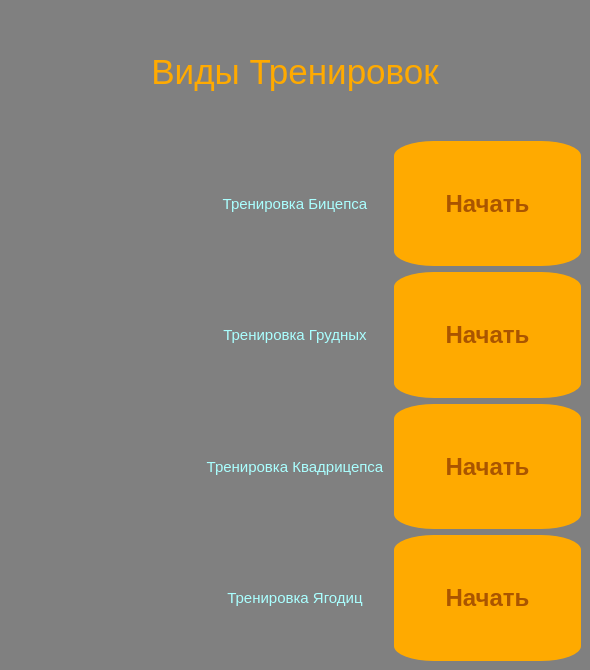
<?xml version="1.0" encoding="UTF-8"?>
<ui version="4.0">
 <class>MainWindow</class>
 <widget class="QMainWindow" name="MainWindow">
  <property name="geometry">
   <rect>
    <x>0</x>
    <y>0</y>
    <width>590</width>
    <height>670</height>
   </rect>
  </property>
  <property name="windowTitle">
   <string>Фитнес Инструктор</string>
  </property>
  <property name="styleSheet">
   <string notr="true">background-color: rgb(128, 128, 128);</string>
  </property>
  <widget class="QWidget" name="centralwidget">
   <layout class="QVBoxLayout" name="verticalLayout_3">
    <item>
     <layout class="QVBoxLayout" name="verticalLayout_2">
      <item>
       <widget class="QLabel" name="label">
        <property name="font">
         <font>
          <pointsize>26</pointsize>
          <italic>false</italic>
          <bold>false</bold>
          <strikeout>false</strikeout>
          <kerning>true</kerning>
         </font>
        </property>
        <property name="styleSheet">
         <string notr="true">color: rgb(255, 170, 0);</string>
        </property>
        <property name="text">
         <string>Виды Тренировок</string>
        </property>
        <property name="alignment">
         <set>Qt::AlignCenter</set>
        </property>
       </widget>
      </item>
      <item>
       <layout class="QHBoxLayout" name="horizontalLayout">
        <item>
         <widget class="QPushButton" name="typeWorkout1">
          <property name="sizePolicy">
           <sizepolicy hsizetype="Minimum" vsizetype="Preferred">
            <horstretch>0</horstretch>
            <verstretch>0</verstretch>
           </sizepolicy>
          </property>
          <property name="cursor">
           <cursorShape>PointingHandCursor</cursorShape>
          </property>
          <property name="styleSheet">
           <string notr="true">QPushButton {
background-color: transparent;
background: none;
border: none;
background-repeat: none;
}</string>
          </property>
          <property name="text">
           <string/>
          </property>
         </widget>
        </item>
        <item>
         <widget class="QLabel" name="label_2">
          <property name="font">
           <font>
            <pointsize>11</pointsize>
            <italic>false</italic>
            <bold>false</bold>
            <strikeout>false</strikeout>
            <kerning>true</kerning>
           </font>
          </property>
          <property name="acceptDrops">
           <bool>false</bool>
          </property>
          <property name="autoFillBackground">
           <bool>false</bool>
          </property>
          <property name="styleSheet">
           <string notr="true">color: rgb(170, 255, 255);</string>
          </property>
          <property name="text">
           <string>Тренировка Бицепса</string>
          </property>
          <property name="alignment">
           <set>Qt::AlignCenter</set>
          </property>
         </widget>
        </item>
        <item>
         <widget class="QPushButton" name="startTraining1">
          <property name="sizePolicy">
           <sizepolicy hsizetype="Preferred" vsizetype="Preferred">
            <horstretch>0</horstretch>
            <verstretch>0</verstretch>
           </sizepolicy>
          </property>
          <property name="font">
           <font>
            <pointsize>18</pointsize>
            <italic>false</italic>
            <bold>true</bold>
            <underline>false</underline>
            <kerning>true</kerning>
           </font>
          </property>
          <property name="cursor">
           <cursorShape>PointingHandCursor</cursorShape>
          </property>
          <property name="styleSheet">
           <string notr="true">border-radius: 40px 15px 40px 15px;
background-color: rgb(255, 170, 0);
color: rgb(170, 85, 0);</string>
          </property>
          <property name="text">
           <string>Начать</string>
          </property>
         </widget>
        </item>
       </layout>
      </item>
      <item>
       <layout class="QHBoxLayout" name="horizontalLayout_3">
        <item>
         <widget class="QPushButton" name="typeWorkout2">
          <property name="sizePolicy">
           <sizepolicy hsizetype="Minimum" vsizetype="Preferred">
            <horstretch>0</horstretch>
            <verstretch>0</verstretch>
           </sizepolicy>
          </property>
          <property name="cursor">
           <cursorShape>PointingHandCursor</cursorShape>
          </property>
          <property name="styleSheet">
           <string notr="true">QPushButton {
background-color: transparent;
background: none;
border: none;
background-repeat: none;
}</string>
          </property>
          <property name="text">
           <string/>
          </property>
         </widget>
        </item>
        <item>
         <widget class="QLabel" name="label_3">
          <property name="font">
           <font>
            <pointsize>11</pointsize>
            <italic>false</italic>
            <bold>false</bold>
            <strikeout>false</strikeout>
            <kerning>true</kerning>
           </font>
          </property>
          <property name="acceptDrops">
           <bool>false</bool>
          </property>
          <property name="autoFillBackground">
           <bool>false</bool>
          </property>
          <property name="styleSheet">
           <string notr="true">color: rgb(170, 255, 255);</string>
          </property>
          <property name="text">
           <string>Тренировка Грудных</string>
          </property>
          <property name="alignment">
           <set>Qt::AlignCenter</set>
          </property>
         </widget>
        </item>
        <item>
         <widget class="QPushButton" name="startTraining2">
          <property name="sizePolicy">
           <sizepolicy hsizetype="Preferred" vsizetype="Preferred">
            <horstretch>0</horstretch>
            <verstretch>0</verstretch>
           </sizepolicy>
          </property>
          <property name="font">
           <font>
            <pointsize>18</pointsize>
            <italic>false</italic>
            <bold>true</bold>
            <underline>false</underline>
            <kerning>true</kerning>
           </font>
          </property>
          <property name="cursor">
           <cursorShape>PointingHandCursor</cursorShape>
          </property>
          <property name="styleSheet">
           <string notr="true">border-radius: 40px 15px 40px 15px;
background-color: rgb(255, 170, 0);
color: rgb(170, 85, 0);</string>
          </property>
          <property name="text">
           <string>Начать</string>
          </property>
         </widget>
        </item>
       </layout>
      </item>
      <item>
       <layout class="QHBoxLayout" name="horizontalLayout_4">
        <item>
         <widget class="QPushButton" name="typeWorkout3">
          <property name="enabled">
           <bool>true</bool>
          </property>
          <property name="sizePolicy">
           <sizepolicy hsizetype="Minimum" vsizetype="Preferred">
            <horstretch>0</horstretch>
            <verstretch>0</verstretch>
           </sizepolicy>
          </property>
          <property name="cursor">
           <cursorShape>PointingHandCursor</cursorShape>
          </property>
          <property name="styleSheet">
           <string notr="true">QPushButton {
background-color: transparent;
background: none;
border: none;
background-repeat: none;
}</string>
          </property>
          <property name="text">
           <string/>
          </property>
         </widget>
        </item>
        <item>
         <widget class="QLabel" name="label_4">
          <property name="font">
           <font>
            <pointsize>11</pointsize>
            <italic>false</italic>
            <bold>false</bold>
            <strikeout>false</strikeout>
            <kerning>true</kerning>
           </font>
          </property>
          <property name="acceptDrops">
           <bool>false</bool>
          </property>
          <property name="autoFillBackground">
           <bool>false</bool>
          </property>
          <property name="styleSheet">
           <string notr="true">color: rgb(170, 255, 255);</string>
          </property>
          <property name="text">
           <string>Тренировка Квадрицепса</string>
          </property>
          <property name="alignment">
           <set>Qt::AlignCenter</set>
          </property>
         </widget>
        </item>
        <item>
         <widget class="QPushButton" name="startTraining3">
          <property name="sizePolicy">
           <sizepolicy hsizetype="Preferred" vsizetype="Preferred">
            <horstretch>0</horstretch>
            <verstretch>0</verstretch>
           </sizepolicy>
          </property>
          <property name="font">
           <font>
            <pointsize>18</pointsize>
            <italic>false</italic>
            <bold>true</bold>
            <underline>false</underline>
            <kerning>true</kerning>
           </font>
          </property>
          <property name="cursor">
           <cursorShape>PointingHandCursor</cursorShape>
          </property>
          <property name="styleSheet">
           <string notr="true">border-radius: 40px 15px 40px 15px;
background-color: rgb(255, 170, 0);
color: rgb(170, 85, 0);</string>
          </property>
          <property name="text">
           <string>Начать</string>
          </property>
         </widget>
        </item>
       </layout>
      </item>
      <item>
       <layout class="QHBoxLayout" name="horizontalLayout_5">
        <item>
         <widget class="QPushButton" name="typeWorkout4">
          <property name="sizePolicy">
           <sizepolicy hsizetype="Minimum" vsizetype="Preferred">
            <horstretch>0</horstretch>
            <verstretch>0</verstretch>
           </sizepolicy>
          </property>
          <property name="cursor">
           <cursorShape>PointingHandCursor</cursorShape>
          </property>
          <property name="styleSheet">
           <string notr="true">QPushButton {
background-color: transparent;
background: none;
border: none;
background-repeat: none;
}</string>
          </property>
          <property name="text">
           <string/>
          </property>
         </widget>
        </item>
        <item>
         <widget class="QLabel" name="label_5">
          <property name="font">
           <font>
            <pointsize>11</pointsize>
            <italic>false</italic>
            <bold>false</bold>
            <strikeout>false</strikeout>
            <kerning>true</kerning>
           </font>
          </property>
          <property name="acceptDrops">
           <bool>false</bool>
          </property>
          <property name="autoFillBackground">
           <bool>false</bool>
          </property>
          <property name="styleSheet">
           <string notr="true">color: rgb(170, 255, 255);</string>
          </property>
          <property name="text">
           <string>Тренировка Ягодиц</string>
          </property>
          <property name="alignment">
           <set>Qt::AlignCenter</set>
          </property>
         </widget>
        </item>
        <item>
         <widget class="QPushButton" name="startTraining4">
          <property name="sizePolicy">
           <sizepolicy hsizetype="Preferred" vsizetype="Preferred">
            <horstretch>0</horstretch>
            <verstretch>0</verstretch>
           </sizepolicy>
          </property>
          <property name="font">
           <font>
            <pointsize>18</pointsize>
            <italic>false</italic>
            <bold>true</bold>
            <underline>false</underline>
            <kerning>true</kerning>
           </font>
          </property>
          <property name="cursor">
           <cursorShape>PointingHandCursor</cursorShape>
          </property>
          <property name="styleSheet">
           <string notr="true">border-radius: 40px 15px 40px 15px;
background-color: rgb(255, 170, 0);
color: rgb(170, 85, 0);</string>
          </property>
          <property name="text">
           <string>Начать</string>
          </property>
         </widget>
        </item>
       </layout>
      </item>
     </layout>
    </item>
   </layout>
  </widget>
 </widget>
 <resources/>
 <connections/>
</ui>
